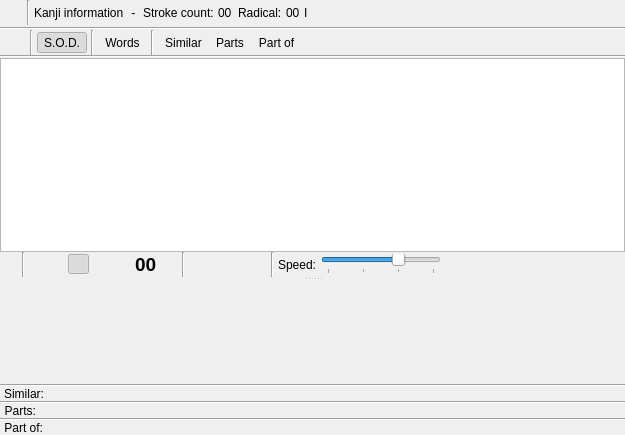
<?xml version="1.0" encoding="UTF-8"?>
<ui version="4.0">
 <class>KanjiInfoForm</class>
 <widget class="ZWindow" name="KanjiInfoForm">
  <property name="geometry">
   <rect>
    <x>0</x>
    <y>0</y>
    <width>625</width>
    <height>435</height>
   </rect>
  </property>
  <property name="windowTitle">
   <string>Kanji information</string>
  </property>
  <widget class="QWidget" name="centralwidget">
   <layout class="QVBoxLayout" name="verticalLayout_3">
    <property name="spacing">
     <number>0</number>
    </property>
    <property name="leftMargin">
     <number>0</number>
    </property>
    <property name="topMargin">
     <number>0</number>
    </property>
    <property name="rightMargin">
     <number>0</number>
    </property>
    <property name="bottomMargin">
     <number>0</number>
    </property>
    <item>
     <widget class="QWidget" name="captionWidget" native="true">
      <layout class="QVBoxLayout" name="verticalLayout_4">
       <property name="spacing">
        <number>2</number>
       </property>
       <property name="leftMargin">
        <number>0</number>
       </property>
       <property name="topMargin">
        <number>0</number>
       </property>
       <property name="rightMargin">
        <number>0</number>
       </property>
       <property name="bottomMargin">
        <number>0</number>
       </property>
       <item>
        <layout class="QHBoxLayout" name="captionLayout">
         <property name="spacing">
          <number>4</number>
         </property>
         <item>
          <layout class="QHBoxLayout" name="horizontalLayout_9">
           <property name="spacing">
            <number>1</number>
           </property>
           <property name="leftMargin">
            <number>0</number>
           </property>
           <item>
            <widget class="QToolButton" name="lockButton">
             <property name="enabled">
              <bool>true</bool>
             </property>
             <property name="toolTip">
              <string>Lock displayed data. Other kanji will be displayed in a different window</string>
             </property>
             <property name="icon">
              <iconset resource="../Resources/resources.qrc">
               <normaloff>:/lockopen.svg</normaloff>:/lockopen.svg</iconset>
             </property>
             <property name="iconSize">
              <size>
               <width>18</width>
               <height>18</height>
              </size>
             </property>
             <property name="checkable">
              <bool>true</bool>
             </property>
             <property name="autoRaise">
              <bool>true</bool>
             </property>
            </widget>
           </item>
           <item>
            <widget class="Line" name="line_11">
             <property name="orientation">
              <enum>Qt::Vertical</enum>
             </property>
            </widget>
           </item>
          </layout>
         </item>
         <item>
          <widget class="QLabel" name="label">
           <property name="sizePolicy">
            <sizepolicy hsizetype="Fixed" vsizetype="Preferred">
             <horstretch>0</horstretch>
             <verstretch>0</verstretch>
            </sizepolicy>
           </property>
           <property name="text">
            <string>Kanji information</string>
           </property>
          </widget>
         </item>
         <item>
          <widget class="QLabel" name="label_4">
           <property name="text">
            <string notr="true"> - </string>
           </property>
          </widget>
         </item>
         <item>
          <widget class="QLabel" name="label_2">
           <property name="sizePolicy">
            <sizepolicy hsizetype="Fixed" vsizetype="Preferred">
             <horstretch>0</horstretch>
             <verstretch>0</verstretch>
            </sizepolicy>
           </property>
           <property name="text">
            <string>Stroke count:</string>
           </property>
          </widget>
         </item>
         <item>
          <widget class="QLabel" name="strokesLabel">
           <property name="sizePolicy">
            <sizepolicy hsizetype="Fixed" vsizetype="Preferred">
             <horstretch>0</horstretch>
             <verstretch>0</verstretch>
            </sizepolicy>
           </property>
           <property name="text">
            <string notr="true">00</string>
           </property>
          </widget>
         </item>
         <item>
          <spacer name="horizontalSpacer_8">
           <property name="orientation">
            <enum>Qt::Horizontal</enum>
           </property>
           <property name="sizeType">
            <enum>QSizePolicy::Fixed</enum>
           </property>
           <property name="sizeHint" stdset="0">
            <size>
             <width>2</width>
             <height>20</height>
            </size>
           </property>
          </spacer>
         </item>
         <item>
          <widget class="QLabel" name="label_3">
           <property name="sizePolicy">
            <sizepolicy hsizetype="Fixed" vsizetype="Preferred">
             <horstretch>0</horstretch>
             <verstretch>0</verstretch>
            </sizepolicy>
           </property>
           <property name="text">
            <string>Radical:</string>
           </property>
          </widget>
         </item>
         <item>
          <widget class="QLabel" name="radLabel">
           <property name="sizePolicy">
            <sizepolicy hsizetype="Fixed" vsizetype="Preferred">
             <horstretch>0</horstretch>
             <verstretch>0</verstretch>
            </sizepolicy>
           </property>
           <property name="text">
            <string notr="true">00</string>
           </property>
          </widget>
         </item>
         <item>
          <widget class="QLabel" name="radSymLabel">
           <property name="text">
            <string notr="true">I</string>
           </property>
          </widget>
         </item>
         <item>
          <spacer name="horizontalSpacer_5">
           <property name="orientation">
            <enum>Qt::Horizontal</enum>
           </property>
           <property name="sizeHint" stdset="0">
            <size>
             <width>0</width>
             <height>6</height>
            </size>
           </property>
          </spacer>
         </item>
        </layout>
       </item>
       <item>
        <widget class="Line" name="line_3">
         <property name="orientation">
          <enum>Qt::Horizontal</enum>
         </property>
        </widget>
       </item>
      </layout>
     </widget>
    </item>
    <item>
     <widget class="QWidget" name="toolbarWidget" native="true">
      <layout class="QHBoxLayout" name="horizontalLayout_7">
       <property name="spacing">
        <number>4</number>
       </property>
       <property name="leftMargin">
        <number>0</number>
       </property>
       <property name="topMargin">
        <number>0</number>
       </property>
       <property name="rightMargin">
        <number>0</number>
       </property>
       <property name="bottomMargin">
        <number>0</number>
       </property>
       <item>
        <widget class="QToolButton" name="gridButton">
         <property name="toolTip">
          <string>Background grid</string>
         </property>
         <property name="icon">
          <iconset resource="../Resources/resources.qrc">
           <normaloff>:/grid.svg</normaloff>:/grid.svg</iconset>
         </property>
         <property name="iconSize">
          <size>
           <width>18</width>
           <height>18</height>
          </size>
         </property>
         <property name="checkable">
          <bool>true</bool>
         </property>
         <property name="autoRaise">
          <bool>true</bool>
         </property>
        </widget>
       </item>
       <item>
        <widget class="Line" name="line_7">
         <property name="orientation">
          <enum>Qt::Vertical</enum>
         </property>
        </widget>
       </item>
       <item>
        <widget class="QToolButton" name="sodButton">
         <property name="toolTip">
          <string>View stroke order diagram</string>
         </property>
         <property name="text">
          <string>S.O.D.</string>
         </property>
         <property name="checkable">
          <bool>true</bool>
         </property>
         <property name="checked">
          <bool>true</bool>
         </property>
         <property name="autoRaise">
          <bool>true</bool>
         </property>
        </widget>
       </item>
       <item>
        <widget class="Line" name="line_6">
         <property name="orientation">
          <enum>Qt::Vertical</enum>
         </property>
        </widget>
       </item>
       <item>
        <widget class="QToolButton" name="wordsButton">
         <property name="toolTip">
          <string>Show list of words with the kanji</string>
         </property>
         <property name="text">
          <string>Words</string>
         </property>
         <property name="checkable">
          <bool>true</bool>
         </property>
         <property name="autoRaise">
          <bool>true</bool>
         </property>
        </widget>
       </item>
       <item>
        <widget class="Line" name="line_2">
         <property name="orientation">
          <enum>Qt::Vertical</enum>
         </property>
        </widget>
       </item>
       <item>
        <layout class="QHBoxLayout" name="horizontalLayout_10">
         <property name="spacing">
          <number>0</number>
         </property>
         <item>
          <widget class="QToolButton" name="simButton">
           <property name="toolTip">
            <string>Show similar looking kanji</string>
           </property>
           <property name="text">
            <string>Similar</string>
           </property>
           <property name="checkable">
            <bool>true</bool>
           </property>
           <property name="autoRaise">
            <bool>true</bool>
           </property>
          </widget>
         </item>
         <item>
          <widget class="QToolButton" name="partsButton">
           <property name="toolTip">
            <string>Show parts of kanji</string>
           </property>
           <property name="text">
            <string>Parts</string>
           </property>
           <property name="checkable">
            <bool>true</bool>
           </property>
           <property name="autoRaise">
            <bool>true</bool>
           </property>
          </widget>
         </item>
         <item>
          <widget class="QToolButton" name="partofButton">
           <property name="toolTip">
            <string>Show other kanji containing the kanji</string>
           </property>
           <property name="text">
            <string>Part of</string>
           </property>
           <property name="checkable">
            <bool>true</bool>
           </property>
           <property name="autoRaise">
            <bool>true</bool>
           </property>
          </widget>
         </item>
        </layout>
       </item>
       <item>
        <spacer name="horizontalSpacer_3">
         <property name="orientation">
          <enum>Qt::Horizontal</enum>
         </property>
         <property name="sizeHint" stdset="0">
          <size>
           <width>0</width>
           <height>6</height>
          </size>
         </property>
        </spacer>
       </item>
      </layout>
     </widget>
    </item>
    <item>
     <widget class="Line" name="line">
      <property name="orientation">
       <enum>Qt::Horizontal</enum>
      </property>
     </widget>
    </item>
    <item>
     <widget class="QSplitter" name="splitter">
      <property name="orientation">
       <enum>Qt::Vertical</enum>
      </property>
      <property name="childrenCollapsible">
       <bool>false</bool>
      </property>
      <widget class="QWidget" name="dataWidget">
       <layout class="QVBoxLayout" name="verticalLayout_2">
        <property name="spacing">
         <number>0</number>
        </property>
        <property name="leftMargin">
         <number>0</number>
        </property>
        <property name="topMargin">
         <number>0</number>
        </property>
        <property name="rightMargin">
         <number>0</number>
        </property>
        <property name="bottomMargin">
         <number>0</number>
        </property>
        <item>
         <widget class="QFrame" name="infoFrame">
          <property name="frameShape">
           <enum>QFrame::StyledPanel</enum>
          </property>
          <layout class="QHBoxLayout" name="horizontalLayout">
           <property name="spacing">
            <number>0</number>
           </property>
           <property name="leftMargin">
            <number>0</number>
           </property>
           <property name="topMargin">
            <number>0</number>
           </property>
           <property name="rightMargin">
            <number>0</number>
           </property>
           <property name="bottomMargin">
            <number>0</number>
           </property>
           <item>
            <widget class="QWidget" name="widget" native="true">
             <property name="sizePolicy">
              <sizepolicy hsizetype="Fixed" vsizetype="Expanding">
               <horstretch>0</horstretch>
               <verstretch>0</verstretch>
              </sizepolicy>
             </property>
             <layout class="QVBoxLayout" name="verticalLayout">
              <property name="spacing">
               <number>0</number>
              </property>
              <property name="leftMargin">
               <number>0</number>
              </property>
              <property name="topMargin">
               <number>0</number>
              </property>
              <property name="rightMargin">
               <number>0</number>
              </property>
              <property name="bottomMargin">
               <number>0</number>
              </property>
              <item>
               <widget class="ZKanjiDiagram" name="kanjiView" native="true">
                <property name="sizePolicy">
                 <sizepolicy hsizetype="Fixed" vsizetype="MinimumExpanding">
                  <horstretch>0</horstretch>
                  <verstretch>0</verstretch>
                 </sizepolicy>
                </property>
                <property name="maximumSize">
                 <size>
                  <width>125</width>
                  <height>16777215</height>
                 </size>
                </property>
               </widget>
              </item>
             </layout>
            </widget>
           </item>
           <item>
            <widget class="QTextEdit" name="infoText">
             <property name="frameShape">
              <enum>QFrame::NoFrame</enum>
             </property>
             <property name="horizontalScrollBarPolicy">
              <enum>Qt::ScrollBarAlwaysOff</enum>
             </property>
             <property name="undoRedoEnabled">
              <bool>false</bool>
             </property>
             <property name="readOnly">
              <bool>true</bool>
             </property>
             <property name="textInteractionFlags">
              <set>Qt::LinksAccessibleByKeyboard|Qt::LinksAccessibleByMouse|Qt::TextBrowserInteraction|Qt::TextSelectableByKeyboard|Qt::TextSelectableByMouse</set>
             </property>
            </widget>
           </item>
          </layout>
         </widget>
        </item>
        <item>
         <widget class="QWidget" name="sodWidget" native="true">
          <layout class="QHBoxLayout" name="horizontalLayout_2" stretch="0,0,0,0,0,0,0,1">
           <property name="spacing">
            <number>4</number>
           </property>
           <property name="leftMargin">
            <number>0</number>
           </property>
           <property name="topMargin">
            <number>0</number>
           </property>
           <property name="rightMargin">
            <number>0</number>
           </property>
           <property name="bottomMargin">
            <number>0</number>
           </property>
           <item>
            <layout class="QHBoxLayout" name="horizontalLayout_3">
             <property name="spacing">
              <number>0</number>
             </property>
             <property name="leftMargin">
              <number>0</number>
             </property>
             <property name="rightMargin">
              <number>0</number>
             </property>
             <item>
              <widget class="QToolButton" name="loopButton">
               <property name="toolTip">
                <string>Auto-repeat animation</string>
               </property>
               <property name="text">
                <string/>
               </property>
               <property name="icon">
                <iconset resource="../Resources/resources.qrc">
                 <normaloff>:/repeatplaybtn.svg</normaloff>:/repeatplaybtn.svg</iconset>
               </property>
               <property name="iconSize">
                <size>
                 <width>13</width>
                 <height>13</height>
                </size>
               </property>
               <property name="checkable">
                <bool>true</bool>
               </property>
               <property name="autoExclusive">
                <bool>false</bool>
               </property>
               <property name="autoRaise">
                <bool>true</bool>
               </property>
              </widget>
             </item>
             <item>
              <spacer name="horizontalSpacer_6">
               <property name="orientation">
                <enum>Qt::Horizontal</enum>
               </property>
               <property name="sizeType">
                <enum>QSizePolicy::Fixed</enum>
               </property>
               <property name="sizeHint" stdset="0">
                <size>
                 <width>1</width>
                 <height>5</height>
                </size>
               </property>
              </spacer>
             </item>
             <item>
              <widget class="Line" name="line_10">
               <property name="orientation">
                <enum>Qt::Vertical</enum>
               </property>
              </widget>
             </item>
             <item>
              <spacer name="horizontalSpacer_7">
               <property name="orientation">
                <enum>Qt::Horizontal</enum>
               </property>
               <property name="sizeType">
                <enum>QSizePolicy::Fixed</enum>
               </property>
               <property name="sizeHint" stdset="0">
                <size>
                 <width>1</width>
                 <height>5</height>
                </size>
               </property>
              </spacer>
             </item>
             <item>
              <widget class="QToolButton" name="playButton">
               <property name="toolTip">
                <string>Play stroke order animation</string>
               </property>
               <property name="text">
                <string/>
               </property>
               <property name="icon">
                <iconset resource="../Resources/resources.qrc">
                 <normaloff>:/playbtn.svg</normaloff>:/playbtn.svg</iconset>
               </property>
               <property name="iconSize">
                <size>
                 <width>13</width>
                 <height>13</height>
                </size>
               </property>
               <property name="checkable">
                <bool>true</bool>
               </property>
               <property name="autoExclusive">
                <bool>true</bool>
               </property>
               <property name="autoRaise">
                <bool>true</bool>
               </property>
              </widget>
             </item>
             <item>
              <widget class="QToolButton" name="pauseButton">
               <property name="toolTip">
                <string>Pause stroke order animation</string>
               </property>
               <property name="text">
                <string/>
               </property>
               <property name="icon">
                <iconset resource="../Resources/resources.qrc">
                 <normaloff>:/playpausebtn.svg</normaloff>:/playpausebtn.svg</iconset>
               </property>
               <property name="iconSize">
                <size>
                 <width>13</width>
                 <height>13</height>
                </size>
               </property>
               <property name="checkable">
                <bool>true</bool>
               </property>
               <property name="autoExclusive">
                <bool>true</bool>
               </property>
               <property name="autoRaise">
                <bool>true</bool>
               </property>
              </widget>
             </item>
             <item>
              <widget class="QToolButton" name="stopButton">
               <property name="toolTip">
                <string>Stop stroke order animation</string>
               </property>
               <property name="text">
                <string/>
               </property>
               <property name="icon">
                <iconset resource="../Resources/resources.qrc">
                 <normaloff>:/playstopbtn.svg</normaloff>:/playstopbtn.svg</iconset>
               </property>
               <property name="iconSize">
                <size>
                 <width>13</width>
                 <height>13</height>
                </size>
               </property>
               <property name="checkable">
                <bool>true</bool>
               </property>
               <property name="checked">
                <bool>true</bool>
               </property>
               <property name="autoExclusive">
                <bool>true</bool>
               </property>
               <property name="autoRaise">
                <bool>true</bool>
               </property>
              </widget>
             </item>
            </layout>
           </item>
           <item>
            <layout class="QHBoxLayout" name="playbackLayout">
             <property name="spacing">
              <number>0</number>
             </property>
             <item>
              <spacer name="horizontalSpacer">
               <property name="orientation">
                <enum>Qt::Horizontal</enum>
               </property>
               <property name="sizeHint" stdset="0">
                <size>
                 <width>0</width>
                 <height>20</height>
                </size>
               </property>
              </spacer>
             </item>
             <item>
              <widget class="QToolButton" name="rewindButton">
               <property name="toolTip">
                <string>Rewind animation to start</string>
               </property>
               <property name="text">
                <string/>
               </property>
               <property name="icon">
                <iconset resource="../Resources/resources.qrc">
                 <normaloff>:/playfrwbtn.svg</normaloff>:/playfrwbtn.svg</iconset>
               </property>
               <property name="iconSize">
                <size>
                 <width>13</width>
                 <height>13</height>
                </size>
               </property>
               <property name="autoRaise">
                <bool>true</bool>
               </property>
              </widget>
             </item>
             <item>
              <widget class="QToolButton" name="backButton">
               <property name="toolTip">
                <string>Back one stroke</string>
               </property>
               <property name="text">
                <string/>
               </property>
               <property name="icon">
                <iconset resource="../Resources/resources.qrc">
                 <normaloff>:/playsteprwbtn.svg</normaloff>:/playsteprwbtn.svg</iconset>
               </property>
               <property name="iconSize">
                <size>
                 <width>13</width>
                 <height>13</height>
                </size>
               </property>
               <property name="autoRepeat">
                <bool>true</bool>
               </property>
               <property name="autoRaise">
                <bool>true</bool>
               </property>
              </widget>
             </item>
             <item>
              <widget class="QLabel" name="countLabel">
               <property name="sizePolicy">
                <sizepolicy hsizetype="Fixed" vsizetype="Preferred">
                 <horstretch>0</horstretch>
                 <verstretch>0</verstretch>
                </sizepolicy>
               </property>
               <property name="font">
                <font>
                 <family>Arial</family>
                 <pointsize>14</pointsize>
                 <weight>75</weight>
                 <bold>true</bold>
                </font>
               </property>
               <property name="text">
                <string notr="true">00</string>
               </property>
               <property name="textFormat">
                <enum>Qt::RichText</enum>
               </property>
              </widget>
             </item>
             <item>
              <widget class="QToolButton" name="foreButton">
               <property name="toolTip">
                <string>Forward to next stroke</string>
               </property>
               <property name="text">
                <string/>
               </property>
               <property name="icon">
                <iconset resource="../Resources/resources.qrc">
                 <normaloff>:/playstepfwdbtn.svg</normaloff>:/playstepfwdbtn.svg</iconset>
               </property>
               <property name="iconSize">
                <size>
                 <width>13</width>
                 <height>13</height>
                </size>
               </property>
               <property name="autoRepeat">
                <bool>true</bool>
               </property>
               <property name="autoRaise">
                <bool>true</bool>
               </property>
              </widget>
             </item>
             <item>
              <spacer name="horizontalSpacer_2">
               <property name="orientation">
                <enum>Qt::Horizontal</enum>
               </property>
               <property name="sizeHint" stdset="0">
                <size>
                 <width>0</width>
                 <height>20</height>
                </size>
               </property>
              </spacer>
             </item>
            </layout>
           </item>
           <item>
            <widget class="Line" name="line_9">
             <property name="orientation">
              <enum>Qt::Vertical</enum>
             </property>
            </widget>
           </item>
           <item>
            <layout class="QHBoxLayout" name="horizontalLayout_8">
             <property name="spacing">
              <number>0</number>
             </property>
             <property name="rightMargin">
              <number>0</number>
             </property>
             <item>
              <widget class="QToolButton" name="shadowButton">
               <property name="toolTip">
                <string>Stroke indicator shadows</string>
               </property>
               <property name="icon">
                <iconset resource="../Resources/resources.qrc">
                 <normaloff>:/shadow.svg</normaloff>:/shadow.svg</iconset>
               </property>
               <property name="iconSize">
                <size>
                 <width>18</width>
                 <height>18</height>
                </size>
               </property>
               <property name="checkable">
                <bool>true</bool>
               </property>
               <property name="autoRaise">
                <bool>true</bool>
               </property>
              </widget>
             </item>
             <item>
              <widget class="QToolButton" name="numberButton">
               <property name="toolTip">
                <string>Stroke order numbers</string>
               </property>
               <property name="icon">
                <iconset resource="../Resources/resources.qrc">
                 <normaloff>:/strokenumber.svg</normaloff>:/strokenumber.svg</iconset>
               </property>
               <property name="iconSize">
                <size>
                 <width>18</width>
                 <height>18</height>
                </size>
               </property>
               <property name="checkable">
                <bool>true</bool>
               </property>
               <property name="autoRaise">
                <bool>true</bool>
               </property>
              </widget>
             </item>
             <item>
              <widget class="QToolButton" name="dirButton">
               <property name="toolTip">
                <string>Stroke starting points</string>
               </property>
               <property name="icon">
                <iconset resource="../Resources/resources.qrc">
                 <normaloff>:/strokedir.svg</normaloff>:/strokedir.svg</iconset>
               </property>
               <property name="iconSize">
                <size>
                 <width>18</width>
                 <height>18</height>
                </size>
               </property>
               <property name="checkable">
                <bool>true</bool>
               </property>
               <property name="autoRaise">
                <bool>true</bool>
               </property>
              </widget>
             </item>
            </layout>
           </item>
           <item>
            <widget class="Line" name="line_5">
             <property name="orientation">
              <enum>Qt::Vertical</enum>
             </property>
            </widget>
           </item>
           <item>
            <widget class="QLabel" name="speedLabel">
             <property name="text">
              <string>Speed:</string>
             </property>
            </widget>
           </item>
           <item>
            <widget class="QSlider" name="speedSlider">
             <property name="sizePolicy">
              <sizepolicy hsizetype="Fixed" vsizetype="Fixed">
               <horstretch>0</horstretch>
               <verstretch>0</verstretch>
              </sizepolicy>
             </property>
             <property name="minimumSize">
              <size>
               <width>120</width>
               <height>0</height>
              </size>
             </property>
             <property name="toolTip">
              <string>Stroke drawing speed</string>
             </property>
             <property name="minimum">
              <number>1</number>
             </property>
             <property name="maximum">
              <number>4</number>
             </property>
             <property name="pageStep">
              <number>1</number>
             </property>
             <property name="value">
              <number>3</number>
             </property>
             <property name="sliderPosition">
              <number>3</number>
             </property>
             <property name="orientation">
              <enum>Qt::Horizontal</enum>
             </property>
             <property name="tickPosition">
              <enum>QSlider::TicksBelow</enum>
             </property>
            </widget>
           </item>
           <item>
            <spacer name="horizontalSpacer_4">
             <property name="orientation">
              <enum>Qt::Horizontal</enum>
             </property>
             <property name="sizeHint" stdset="0">
              <size>
               <width>0</width>
               <height>6</height>
              </size>
             </property>
            </spacer>
           </item>
          </layout>
         </widget>
        </item>
       </layout>
      </widget>
      <widget class="DictionaryWidget" name="dictWidget" native="true">
       <property name="sizePolicy">
        <sizepolicy hsizetype="Preferred" vsizetype="Preferred">
         <horstretch>0</horstretch>
         <verstretch>1</verstretch>
        </sizepolicy>
       </property>
      </widget>
     </widget>
    </item>
    <item>
     <widget class="QWidget" name="similarWidget" native="true">
      <layout class="QVBoxLayout" name="verticalLayout_5">
       <property name="spacing">
        <number>0</number>
       </property>
       <property name="leftMargin">
        <number>0</number>
       </property>
       <property name="topMargin">
        <number>0</number>
       </property>
       <property name="rightMargin">
        <number>0</number>
       </property>
       <property name="bottomMargin">
        <number>0</number>
       </property>
       <item>
        <widget class="Line" name="similarLine">
         <property name="orientation">
          <enum>Qt::Horizontal</enum>
         </property>
        </widget>
       </item>
       <item>
        <layout class="QHBoxLayout" name="horizontalLayout_4">
         <property name="spacing">
          <number>4</number>
         </property>
         <property name="leftMargin">
          <number>4</number>
         </property>
         <item>
          <widget class="QLabel" name="similarLabel">
           <property name="sizePolicy">
            <sizepolicy hsizetype="Fixed" vsizetype="Preferred">
             <horstretch>0</horstretch>
             <verstretch>0</verstretch>
            </sizepolicy>
           </property>
           <property name="text">
            <string>Similar:</string>
           </property>
           <property name="alignment">
            <set>Qt::AlignRight|Qt::AlignTop|Qt::AlignTrailing</set>
           </property>
          </widget>
         </item>
         <item>
          <widget class="ZItemScroller" name="similarScroller" native="true">
           <property name="sizePolicy">
            <sizepolicy hsizetype="Expanding" vsizetype="Preferred">
             <horstretch>0</horstretch>
             <verstretch>0</verstretch>
            </sizepolicy>
           </property>
          </widget>
         </item>
        </layout>
       </item>
      </layout>
     </widget>
    </item>
    <item>
     <widget class="QWidget" name="partsWidget" native="true">
      <layout class="QVBoxLayout" name="verticalLayout_6">
       <property name="spacing">
        <number>0</number>
       </property>
       <property name="leftMargin">
        <number>0</number>
       </property>
       <property name="topMargin">
        <number>0</number>
       </property>
       <property name="rightMargin">
        <number>0</number>
       </property>
       <property name="bottomMargin">
        <number>0</number>
       </property>
       <item>
        <widget class="Line" name="partsLine">
         <property name="orientation">
          <enum>Qt::Horizontal</enum>
         </property>
        </widget>
       </item>
       <item>
        <layout class="QHBoxLayout" name="horizontalLayout_5">
         <property name="spacing">
          <number>4</number>
         </property>
         <property name="leftMargin">
          <number>4</number>
         </property>
         <item>
          <widget class="QLabel" name="partsLabel">
           <property name="sizePolicy">
            <sizepolicy hsizetype="Fixed" vsizetype="Preferred">
             <horstretch>0</horstretch>
             <verstretch>0</verstretch>
            </sizepolicy>
           </property>
           <property name="text">
            <string>Parts:</string>
           </property>
           <property name="alignment">
            <set>Qt::AlignRight|Qt::AlignTop|Qt::AlignTrailing</set>
           </property>
          </widget>
         </item>
         <item>
          <widget class="ZItemScroller" name="partsScroller" native="true">
           <property name="sizePolicy">
            <sizepolicy hsizetype="Expanding" vsizetype="Preferred">
             <horstretch>0</horstretch>
             <verstretch>0</verstretch>
            </sizepolicy>
           </property>
          </widget>
         </item>
        </layout>
       </item>
      </layout>
     </widget>
    </item>
    <item>
     <widget class="QWidget" name="partofWidget" native="true">
      <layout class="QVBoxLayout" name="verticalLayout_7">
       <property name="spacing">
        <number>0</number>
       </property>
       <property name="leftMargin">
        <number>0</number>
       </property>
       <property name="topMargin">
        <number>0</number>
       </property>
       <property name="rightMargin">
        <number>0</number>
       </property>
       <property name="bottomMargin">
        <number>0</number>
       </property>
       <item>
        <widget class="Line" name="partofLine">
         <property name="orientation">
          <enum>Qt::Horizontal</enum>
         </property>
        </widget>
       </item>
       <item>
        <layout class="QHBoxLayout" name="horizontalLayout_6">
         <property name="spacing">
          <number>4</number>
         </property>
         <property name="leftMargin">
          <number>4</number>
         </property>
         <item>
          <widget class="QLabel" name="partofLabel">
           <property name="sizePolicy">
            <sizepolicy hsizetype="Fixed" vsizetype="Preferred">
             <horstretch>0</horstretch>
             <verstretch>0</verstretch>
            </sizepolicy>
           </property>
           <property name="text">
            <string>Part of:</string>
           </property>
           <property name="alignment">
            <set>Qt::AlignRight|Qt::AlignTop|Qt::AlignTrailing</set>
           </property>
          </widget>
         </item>
         <item>
          <widget class="ZItemScroller" name="partofScroller" native="true">
           <property name="sizePolicy">
            <sizepolicy hsizetype="Expanding" vsizetype="Preferred">
             <horstretch>0</horstretch>
             <verstretch>0</verstretch>
            </sizepolicy>
           </property>
          </widget>
         </item>
        </layout>
       </item>
      </layout>
     </widget>
    </item>
   </layout>
  </widget>
 </widget>
 <customwidgets>
  <customwidget>
   <class>DictionaryWidget</class>
   <extends>QWidget</extends>
   <header>dictionarywidget.h</header>
   <container>1</container>
  </customwidget>
  <customwidget>
   <class>ZItemScroller</class>
   <extends>QWidget</extends>
   <header>zitemscroller.h</header>
   <container>1</container>
  </customwidget>
  <customwidget>
   <class>ZKanjiDiagram</class>
   <extends>QWidget</extends>
   <header>zkanjidiagram.h</header>
   <container>1</container>
  </customwidget>
  <customwidget>
   <class>ZWindow</class>
   <extends>QMainWindow</extends>
   <header>zwindow.h</header>
   <container>1</container>
  </customwidget>
 </customwidgets>
 <tabstops>
  <tabstop>lockButton</tabstop>
  <tabstop>gridButton</tabstop>
  <tabstop>sodButton</tabstop>
  <tabstop>wordsButton</tabstop>
  <tabstop>simButton</tabstop>
  <tabstop>partsButton</tabstop>
  <tabstop>partofButton</tabstop>
  <tabstop>infoText</tabstop>
  <tabstop>loopButton</tabstop>
  <tabstop>playButton</tabstop>
  <tabstop>pauseButton</tabstop>
  <tabstop>stopButton</tabstop>
  <tabstop>rewindButton</tabstop>
  <tabstop>backButton</tabstop>
  <tabstop>foreButton</tabstop>
  <tabstop>shadowButton</tabstop>
  <tabstop>numberButton</tabstop>
  <tabstop>dirButton</tabstop>
  <tabstop>speedSlider</tabstop>
 </tabstops>
 <resources>
  <include location="../Resources/resources.qrc"/>
 </resources>
 <connections/>
</ui>
